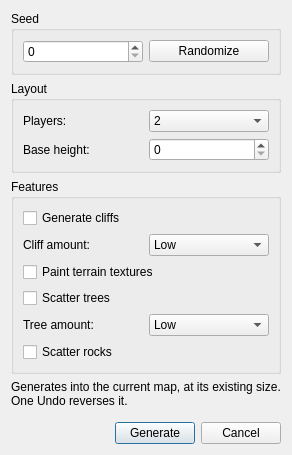
<?xml version="1.0" encoding="UTF-8"?>
<ui version="4.0">
 <class>WBQtMapGenDialog</class>
 <widget class="QDialog" name="WBQtMapGenDialog">
  <property name="windowTitle">
   <string>Generate Map</string>
  </property>
  <layout class="QVBoxLayout" name="rootLayout">
   <item>
    <widget class="QGroupBox" name="seedBox">
     <property name="title">
      <string>Seed</string>
     </property>
     <layout class="QHBoxLayout" name="seedLayout">
      <item>
       <widget class="QSpinBox" name="seed">
        <property name="minimum">
         <number>0</number>
        </property>
        <property name="maximum">
         <number>999999999</number>
        </property>
        <property name="toolTip">
         <string>The same seed and settings always produce the same map.</string>
        </property>
       </widget>
      </item>
      <item>
       <widget class="QPushButton" name="randomize">
        <property name="text">
         <string>Randomize</string>
        </property>
       </widget>
      </item>
     </layout>
    </widget>
   </item>
   <item>
    <widget class="QGroupBox" name="layoutBox">
     <property name="title">
      <string>Layout</string>
     </property>
     <layout class="QGridLayout" name="layoutGrid">
      <item row="0" column="0">
       <widget class="QLabel" name="playersLabel">
        <property name="text">
         <string>Players:</string>
        </property>
       </widget>
      </item>
      <item row="0" column="1">
       <widget class="QComboBox" name="players">
        <property name="toolTip">
         <string>Start positions are spaced evenly around the centre of the map.</string>
        </property>
        <item>
         <property name="text">
          <string>2</string>
         </property>
        </item>
        <item>
         <property name="text">
          <string>4</string>
         </property>
        </item>
        <item>
         <property name="text">
          <string>6</string>
         </property>
        </item>
        <item>
         <property name="text">
          <string>8</string>
         </property>
        </item>
       </widget>
      </item>
      <item row="1" column="0">
       <widget class="QLabel" name="baseHeightLabel">
        <property name="text">
         <string>Base height:</string>
        </property>
       </widget>
      </item>
      <item row="1" column="1">
       <widget class="QSpinBox" name="baseHeight">
        <property name="minimum">
         <number>0</number>
        </property>
        <property name="maximum">
         <number>200</number>
        </property>
        <property name="toolTip">
         <string>The height the whole map starts at, before the terrain layers are added.</string>
        </property>
       </widget>
      </item>
     </layout>
    </widget>
   </item>
   <item>
    <widget class="QGroupBox" name="featuresBox">
     <property name="title">
      <string>Features</string>
     </property>
     <layout class="QGridLayout" name="featuresGrid">
      <item row="0" column="0" colspan="2">
       <widget class="QCheckBox" name="doCliffs">
        <property name="text">
         <string>Generate cliffs</string>
        </property>
        <property name="toolTip">
         <string>Cut back over-steep slopes and mark them impassable.</string>
        </property>
       </widget>
      </item>
      <item row="1" column="0">
       <widget class="QLabel" name="cliffDensityLabel">
        <property name="text">
         <string>Cliff amount:</string>
        </property>
       </widget>
      </item>
      <item row="1" column="1">
       <widget class="QComboBox" name="cliffDensity">
        <item>
         <property name="text">
          <string>Low</string>
         </property>
        </item>
        <item>
         <property name="text">
          <string>Medium</string>
         </property>
        </item>
        <item>
         <property name="text">
          <string>High</string>
         </property>
        </item>
       </widget>
      </item>
      <item row="2" column="0" colspan="2">
       <widget class="QCheckBox" name="doTextures">
        <property name="text">
         <string>Paint terrain textures</string>
        </property>
        <property name="toolTip">
         <string>Texture cliffs and open ground differently, using the textures this map already has loaded.</string>
        </property>
       </widget>
      </item>
      <item row="3" column="0" colspan="2">
       <widget class="QCheckBox" name="doTrees">
        <property name="text">
         <string>Scatter trees</string>
        </property>
       </widget>
      </item>
      <item row="4" column="0">
       <widget class="QLabel" name="treeDensityLabel">
        <property name="text">
         <string>Tree amount:</string>
        </property>
       </widget>
      </item>
      <item row="4" column="1">
       <widget class="QComboBox" name="treeDensity">
        <item>
         <property name="text">
          <string>Low</string>
         </property>
        </item>
        <item>
         <property name="text">
          <string>Medium</string>
         </property>
        </item>
        <item>
         <property name="text">
          <string>High</string>
         </property>
        </item>
       </widget>
      </item>
      <item row="5" column="0" colspan="2">
       <widget class="QCheckBox" name="doRocks">
        <property name="text">
         <string>Scatter rocks</string>
        </property>
       </widget>
      </item>
     </layout>
    </widget>
   </item>
   <item>
    <widget class="QLabel" name="noteLabel">
     <property name="text">
      <string>Generates into the current map, at its existing size. One Undo reverses it.</string>
     </property>
     <property name="wordWrap">
      <bool>true</bool>
     </property>
    </widget>
   </item>
   <item>
    <spacer name="verticalSpacer">
     <property name="orientation">
      <enum>Qt::Vertical</enum>
     </property>
     <property name="sizeHint" stdset="0">
      <size>
       <width>0</width>
       <height>8</height>
      </size>
     </property>
    </spacer>
   </item>
   <item>
    <layout class="QHBoxLayout" name="buttonRow">
     <item>
      <spacer name="buttonSpacer">
       <property name="orientation">
        <enum>Qt::Horizontal</enum>
       </property>
       <property name="sizeHint" stdset="0">
        <size>
         <width>40</width>
         <height>0</height>
        </size>
       </property>
      </spacer>
     </item>
     <item>
      <widget class="QPushButton" name="ok">
       <property name="text">
        <string>Generate</string>
       </property>
       <property name="default">
        <bool>true</bool>
       </property>
      </widget>
     </item>
     <item>
      <widget class="QPushButton" name="cancel">
       <property name="text">
        <string>Cancel</string>
       </property>
      </widget>
     </item>
    </layout>
   </item>
  </layout>
 </widget>
 <resources/>
 <connections/>
</ui>
